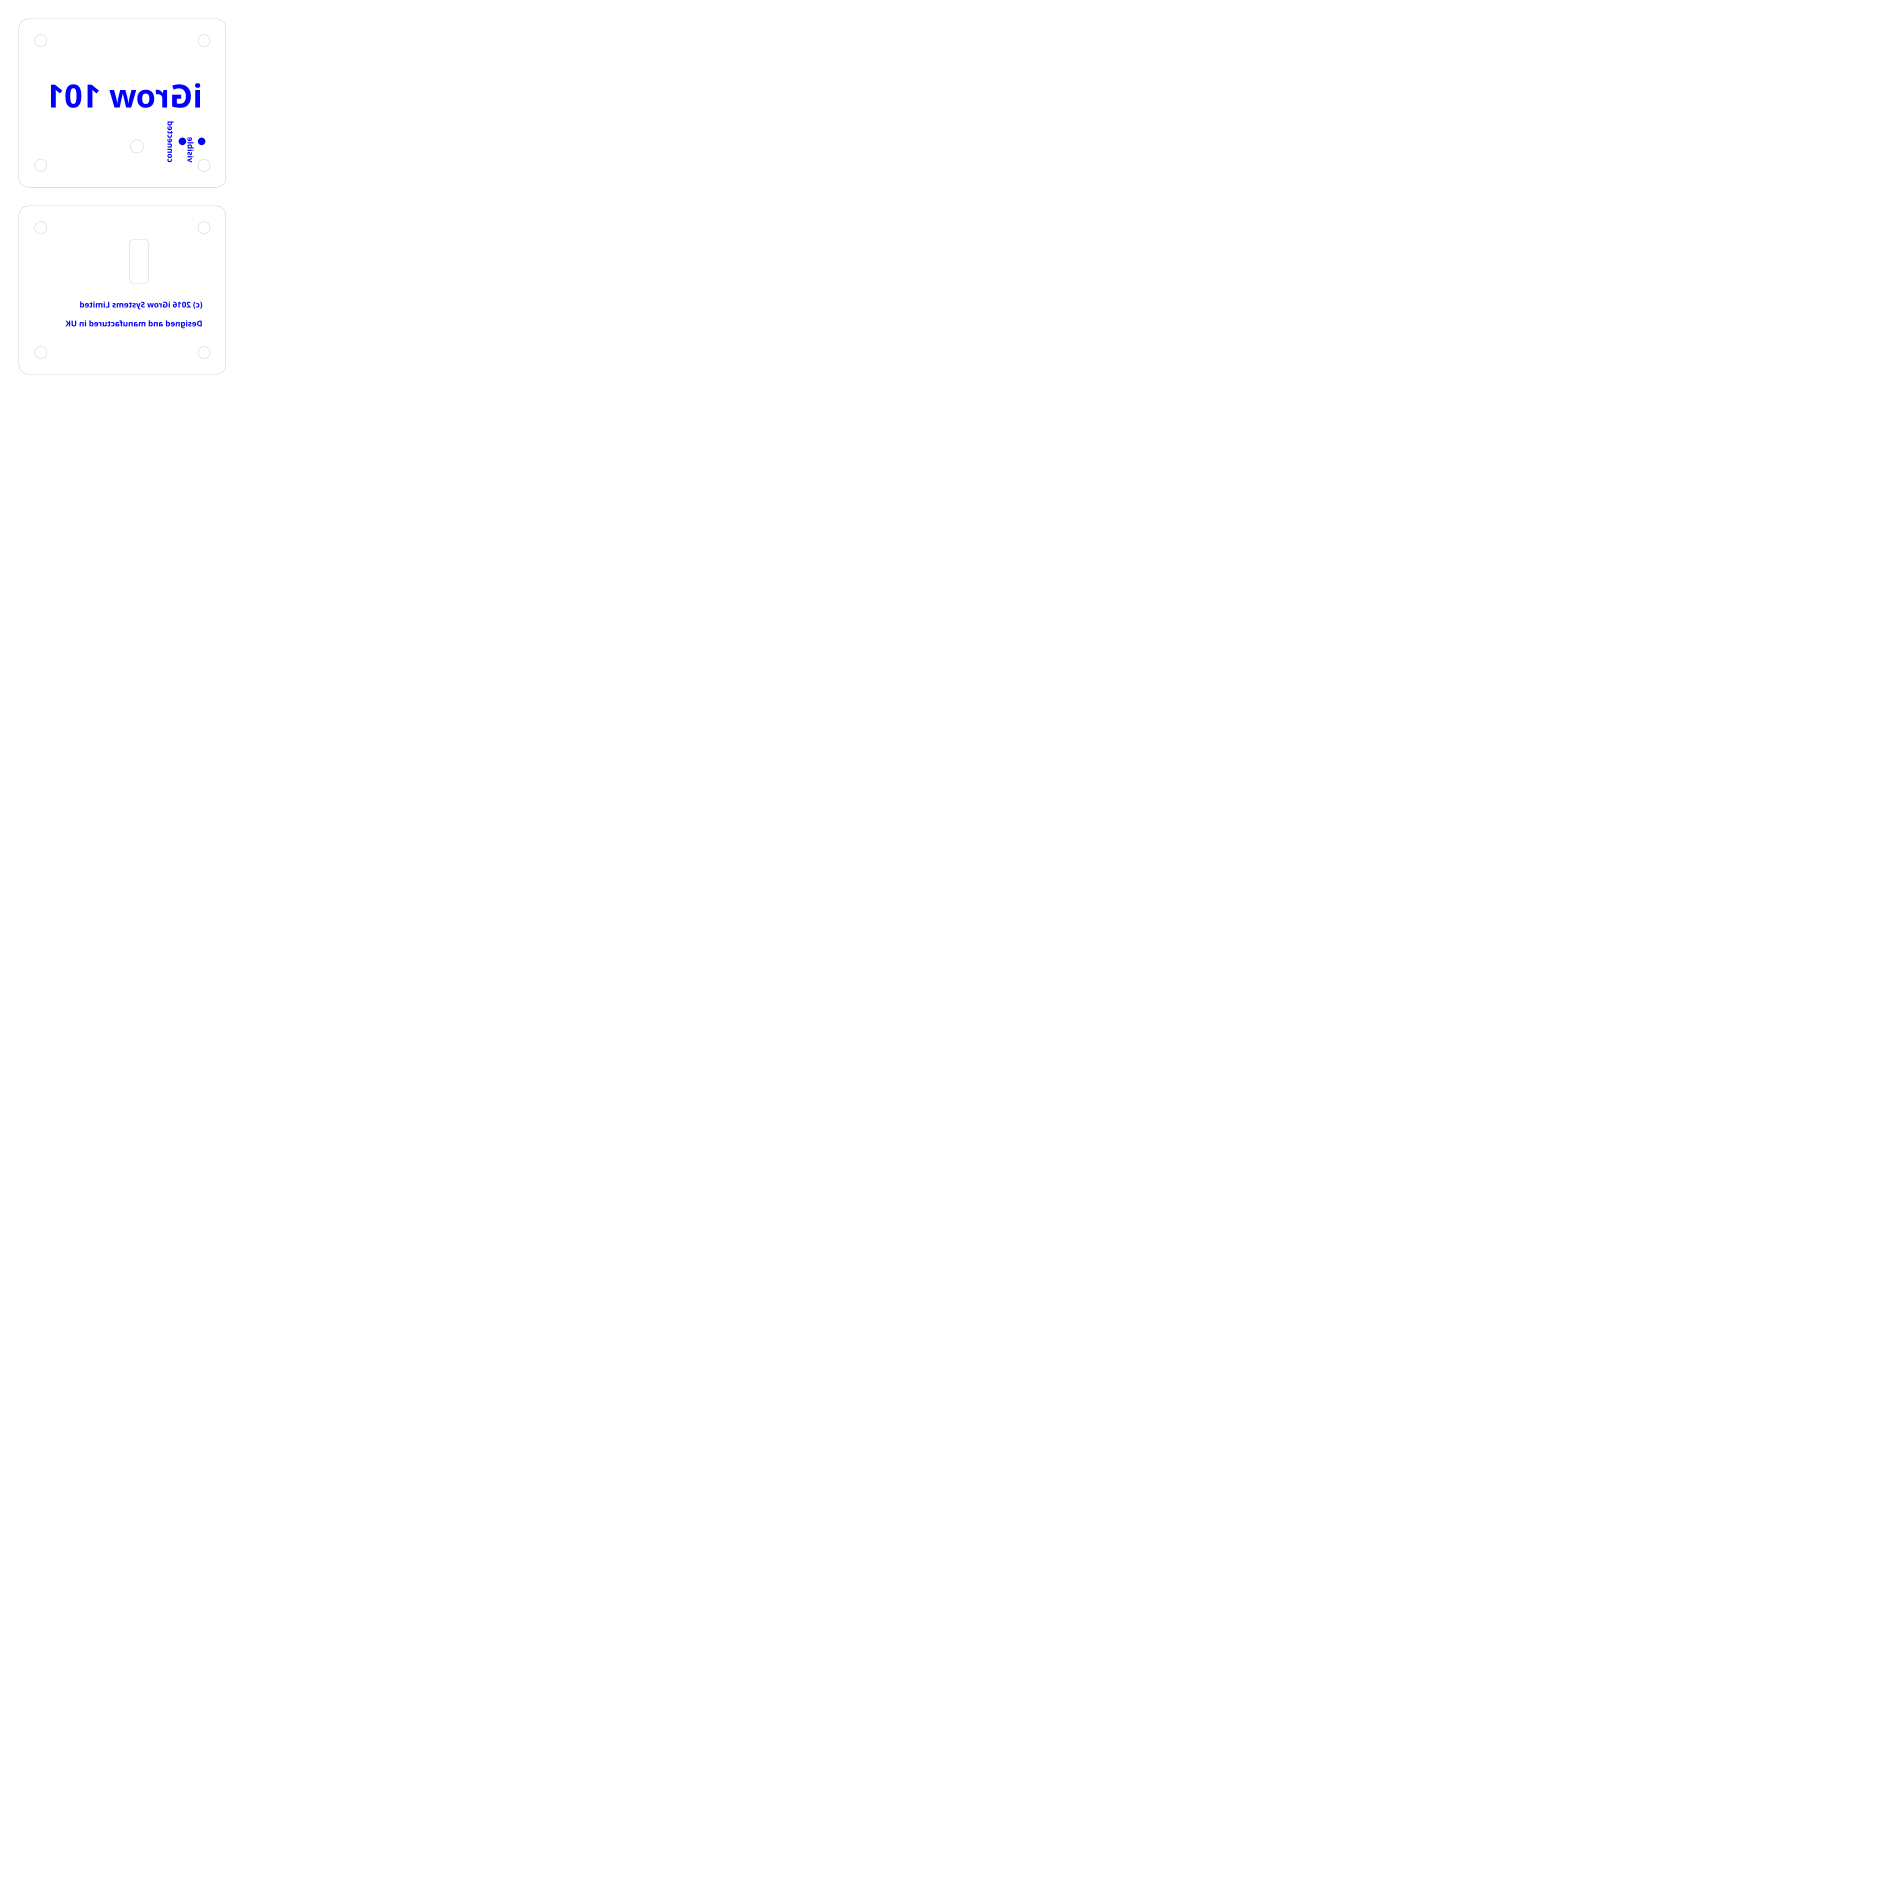

Write Python code to recreate this figure.
#!/usr/bin/env python


import svgwrite

from svgwrite import mm
from svgwrite import pt

MARGIN = 5 #mm

ENCLOSURE_SURROUND = 2.5          # mm
ENCLOSURE_WIDTH    = 49.784 + ENCLOSURE_SURROUND * 2 # mm
ENCLOSURE_HEIGHT   = 39.497 + ENCLOSURE_SURROUND * 2 # mm

MOUNT_HOLE_RADIUS   = 1.5 + 0.1       # mm
MOUNT_HOLE_PITCH    = [43.18, 33.02]  # mm

BATTERY_CENTRE  = [13.97, 28.067]   # mm
BATTERY_RADIUS  = 10.414            # mm

JTAG_CONNECTOR_SIZE     = [6.731, 6.35]     # mm
JTAG_CONNECTOR_LOCATION = [17.0815, 9.017]  # mm
JTAG_CUTOUT_EPSILON     = 1.0 # mm
JTAG_CUTOUT_SIZE        = [4.0 + JTAG_CUTOUT_EPSILON,
                           10.5 + JTAG_CUTOUT_EPSILON]  # mm 
JTAG_CUTOUT_LOCATION    = [JTAG_CONNECTOR_LOCATION[0]
                           - (JTAG_CUTOUT_SIZE[0]
                              - JTAG_CONNECTOR_SIZE[0]) / 2.0,
                           JTAG_CONNECTOR_LOCATION[1]
                           - (JTAG_CUTOUT_SIZE[1]
                              - JTAG_CONNECTOR_SIZE[1]) / 2.0]  # mm

SWITCH_LOCATION = [28.702, 31.242]  # mm
SWITCH_RADIUS   = 1.75              # mm

TEXT_BRANDING = 'iGrow 101'
TEXT_BRANDING_LOCATION  = [-200.0, 100.0]   # mm
TEXT_BRANDING_FONT_SIZE = 32                # pt
TEXT_BRANDING_STYLE = ("font-style:normal;font-weight:bold;"
                       "line-height:125%;font-family:sans-serif;"
                       "letter-spacing:0px;word-spacing:0px;"
                       "fill-opacity:1;stroke:none;stroke-width:1px;"
                       "stroke-linecap:butt;stroke-linejoin:miter;"
                       "stroke-opacity:1")

TEXT_MANUFACTURER_1 = '(c) 2016 iGrow Systems Limited'
TEXT_MANUFACTURER_2 = 'Designed and manufactured in UK'
TEXT_MANUFACTURER_LOCATION  = [-210.0, 300.0]   # mm
TEXT_MANUFACTURER_FONT_SIZE = 8                 # pt

LED_ADVERTISING = [45.847, 29.90]  # mm, relative to the PCB!
LED_CONNECTED   = [40.767, 29.90]  # mm
LED_RADIUS      = 1.0              # mm

TEXT_LED_ADVERTISING = 'visible'
TEXT_LED_CONNECTED   = 'connected'
TEXT_LED_ADVERTISING_LOCATION  = [-160.0, -195.0]   # mm
TEXT_LED_CONNECTED_LOCATION    = [-160.0, -175.0]   # mm
TEXT_LED_FONT_SIZE = 6                # pt
TEXT_LED_STYLE = ("font-style:normal;font-weight:bold;"
                  "line-height:125%;font-family:sans-serif;"
                  "letter-spacing:0px;word-spacing:0px;"
                  "fill-opacity:1;stroke:none;stroke-width:1px;"
                  "stroke-linecap:butt;stroke-linejoin:miter;"
                  "stroke-opacity:1")

STROKE_WIDTH    = 0.025 # mm

MOUNT_HOLE_AUTO_CENTRE = True


def panel(dwg, offset):

    if MOUNT_HOLE_AUTO_CENTRE:
        for i in range(0,2):
            for j in range(0,2):

                centre_x = offset[0]                                         \
                           + ((ENCLOSURE_WIDTH - MOUNT_HOLE_PITCH[0]) / 2)   \
                           + i * MOUNT_HOLE_PITCH[0]
                centre_y = offset[1]                                         \
                           + ((ENCLOSURE_HEIGHT - MOUNT_HOLE_PITCH[1]) / 2)  \
                           + j * MOUNT_HOLE_PITCH[1]

                dwg.add(dwg.circle(center = (centre_x * mm, centre_y * mm),
                                   r = MOUNT_HOLE_RADIUS * mm, fill = 'none',
                                   stroke = 'black',
                                   stroke_width = STROKE_WIDTH * mm))

    else:
        print ('Oh dear!')
        
    dwg.add(dwg.rect(((offset[0]) * mm, (offset[1]) * mm),
                     (ENCLOSURE_WIDTH * mm,
                      ENCLOSURE_HEIGHT * mm),
                     rx = 2.5 * mm, ry = 2.5 * mm,
                     fill='none', stroke='black',
                     stroke_width = STROKE_WIDTH * mm))
    
def front_panel(dwg):
    panel(dwg, [MARGIN, MARGIN])

    # LED ADVERTISING
    dwg.add(dwg.circle(center = ((MARGIN + ENCLOSURE_SURROUND
                                  + LED_ADVERTISING[0]) * mm,
                                 (MARGIN + ENCLOSURE_SURROUND
                                  + LED_ADVERTISING[1]) * mm),
                       r = LED_RADIUS * mm, fill = 'blue',
                       stroke = 'none',
                       stroke_width = STROKE_WIDTH * mm))

    text_led_advertising = dwg.text(text = TEXT_LED_ADVERTISING,
                                    #rotate = [90],
                                    font_family = 'sans-serif',
                                    font_size = TEXT_LED_FONT_SIZE * pt,
                                    fill = 'blue',
                                    style = TEXT_BRANDING_STYLE)
    text_led_advertising.rotate(90)
    text_led_advertising.scale([-1, 1])
    text_led_advertising.translate([(-MARGIN + ENCLOSURE_SURROUND
                                     + TEXT_LED_ADVERTISING_LOCATION[0]),
                                    (MARGIN + ENCLOSURE_SURROUND
                                     + TEXT_LED_ADVERTISING_LOCATION[1])])
    dwg.add(text_led_advertising)

    # LED CONNECTED
    dwg.add(dwg.circle(center = ((MARGIN + ENCLOSURE_SURROUND
                                  + LED_CONNECTED[0]) * mm,
                                 (MARGIN + ENCLOSURE_SURROUND
                                  + LED_CONNECTED[1]) * mm),
                       r = LED_RADIUS * mm, fill = 'blue',
                       stroke = 'none',
                       stroke_width = STROKE_WIDTH * mm))
    
    text_led_connected = dwg.text(text = TEXT_LED_CONNECTED,
#                                  rotate = [90],
                                  font_family = 'sans-serif',
                                  font_size = TEXT_LED_FONT_SIZE * pt,
                                  fill = 'blue',
                                  style = TEXT_BRANDING_STYLE)
    text_led_connected.rotate(90)
    text_led_connected.scale([-1, 1])
    text_led_connected.translate([(-MARGIN + ENCLOSURE_SURROUND
                                   + TEXT_LED_CONNECTED_LOCATION[0]),
                                  (MARGIN + ENCLOSURE_SURROUND
                                   + TEXT_LED_CONNECTED_LOCATION[1])])
    dwg.add(text_led_connected)
    # Switch access
    dwg.add(dwg.circle(center = ((MARGIN + ENCLOSURE_SURROUND
                                  + SWITCH_LOCATION[0]) * mm,
                                 (MARGIN + ENCLOSURE_SURROUND
                                  + SWITCH_LOCATION[1]) * mm),
                       r = SWITCH_RADIUS * mm, fill = 'none',
                       stroke = 'black',
                       stroke_width = STROKE_WIDTH * mm))


    # Branding
    branding = dwg.text(text = TEXT_BRANDING,
                        font_family = 'sans-serif',
                        font_size = TEXT_BRANDING_FONT_SIZE, fill = 'blue',
                        style = TEXT_BRANDING_STYLE)
    branding.scale([-1, 1])
    branding.translate([(-MARGIN + ENCLOSURE_SURROUND
                         + TEXT_BRANDING_LOCATION[0]),
                        (MARGIN + ENCLOSURE_SURROUND
                         + TEXT_BRANDING_LOCATION[1])])

    dwg.add(branding)

def rear_panel(dwg):
    offset = [MARGIN, ENCLOSURE_HEIGHT + 2.0 * MARGIN]
    panel(dwg, offset)

    # JTAG connector cutout
    dwg.add(dwg.rect(((ENCLOSURE_WIDTH - (JTAG_CUTOUT_LOCATION[0]
                                          + ENCLOSURE_SURROUND)
                       + offset[0] - JTAG_CUTOUT_SIZE[0]) * mm,
                      (JTAG_CUTOUT_LOCATION[1] + offset[1]
                       + ENCLOSURE_SURROUND) * mm),
                     (JTAG_CUTOUT_SIZE[0] * mm,
                      JTAG_CUTOUT_SIZE[1] * mm),
                     rx = 1.0 * mm, ry = 1.0 * mm,
                     fill='none', stroke='black',
                     stroke_width = STROKE_WIDTH * mm))


    # Company details
    text_manufacturer = dwg.text(text = '', font_family = 'sans-serif',
                                 font_size = TEXT_MANUFACTURER_FONT_SIZE,
                                 fill = 'blue',
                                 style = TEXT_BRANDING_STYLE)
    text_manufacturer.add(dwg.tspan(TEXT_MANUFACTURER_1))
    text_manufacturer.add(dwg.tspan(TEXT_MANUFACTURER_2, x = ['0mm'],
                                    dy = ['5mm']))
    text_manufacturer.scale([-1, 1])
    text_manufacturer.translate([(MARGIN + ENCLOSURE_SURROUND
                                  + TEXT_MANUFACTURER_LOCATION[0]),
                                 (MARGIN + ENCLOSURE_SURROUND
                                  + TEXT_MANUFACTURER_LOCATION[1])])
    
    dwg.add(text_manufacturer)


def mid_panel_1(dwg):
    panel(dwg, [0, (ENCLOSURE_HEIGHT + MARGIN) * 2])

def mid_panel_2(dwg):
    panel(dwg, [MARGIN * 2, (ENCLOSURE_HEIGHT + MARGIN) * 2 + MARGIN * 2])

def mid_panel_3(dwg):
    panel(dwg, [MARGIN * 4, (ENCLOSURE_HEIGHT + MARGIN) * 2 + MARGIN * 4])
        
def enclosure(name):

    dwg = svgwrite.Drawing(name, ("500mm", "500mm"), debug = True)

    front_panel(dwg)
    rear_panel(dwg)

#    mid_panel_1(dwg)
#    mid_panel_2(dwg)
#    mid_panel_3(dwg)
    
    dwg.save()


if __name__ == '__main__':
    enclosure('enclosure.svg')

